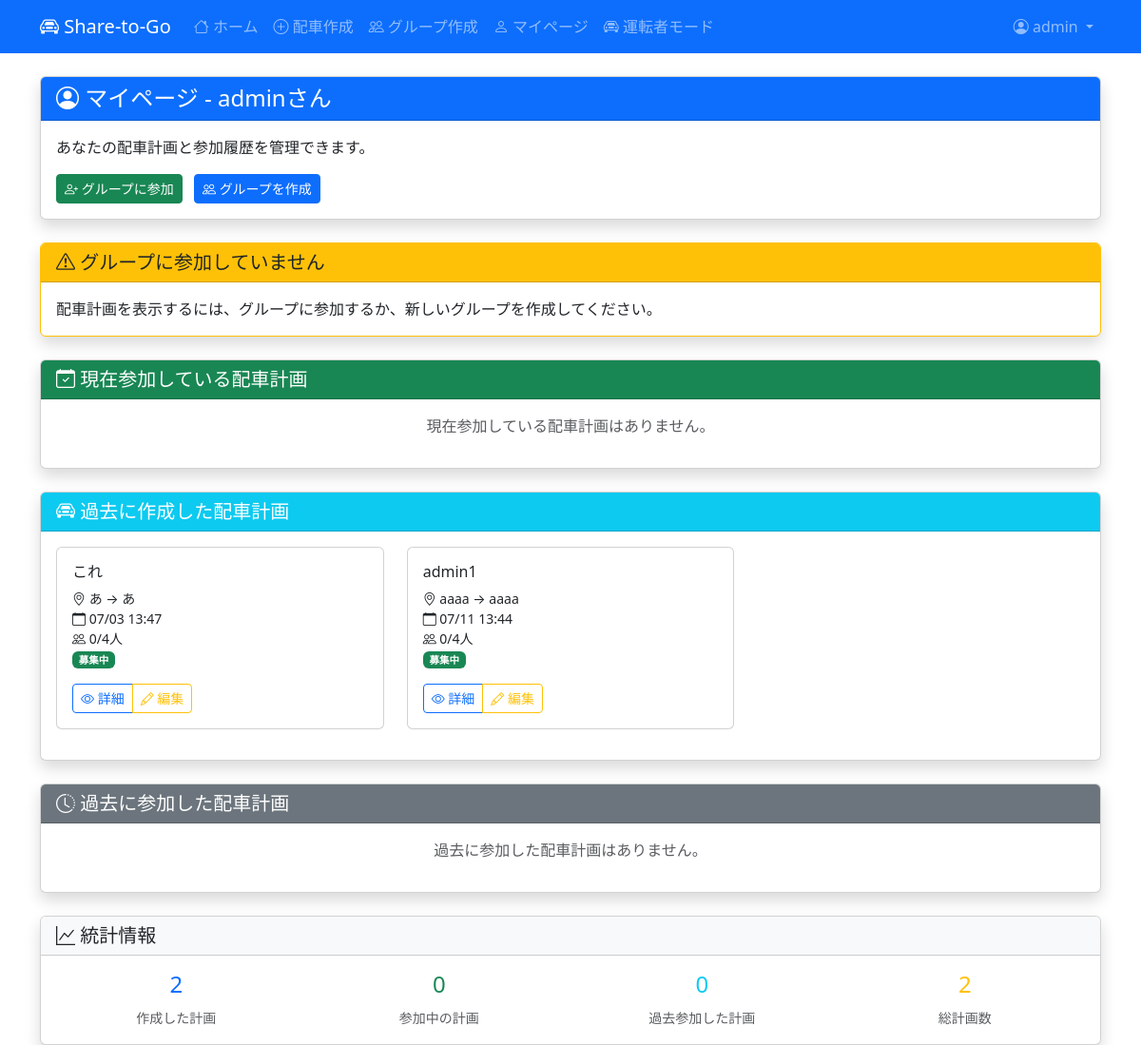
The app's page /profile/ (signed in), older data.
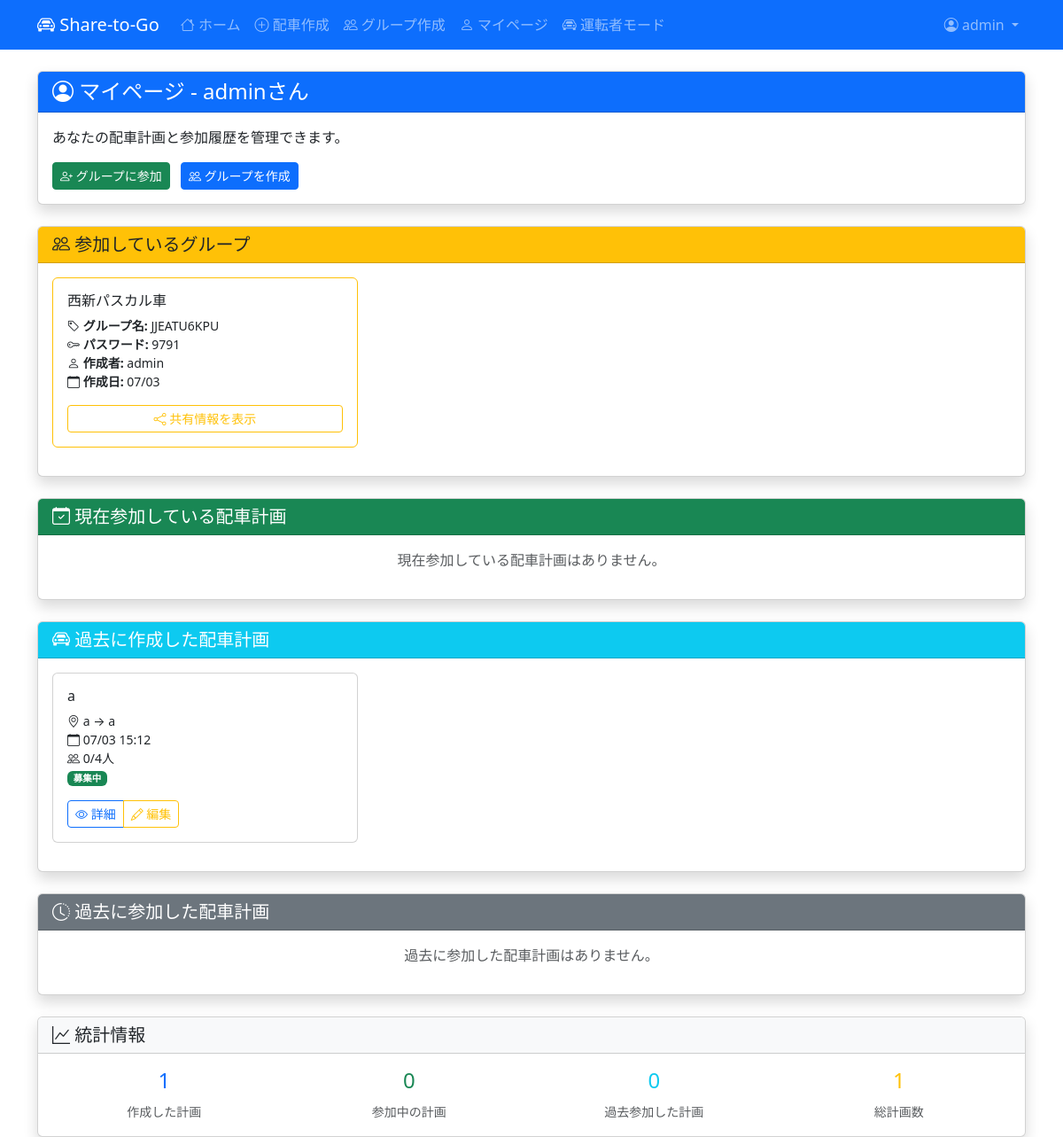
The same page, newer data.
### rides/models.py (models this page shows, shortened)
class RidePlan(models.Model):
    STATUS_CHOICES = [
        ('active', '募集中'),
        ('full', '定員満員'),
        ('cancelled', 'キャンセル'),
        ('completed', '完了'),
    ]
    creator = models.ForeignKey(User, on_delete=models.CASCADE, verbose_name="作成者")
    groups = models.ManyToManyField(Group, verbose_name="表示グループ", blank=True)
    title = models.CharField(max_length=100, verbose_name="タイトル")
    description = models.TextField(blank=True, null=True, verbose_name="説明")
    departure_location = models.CharField(max_length=100, verbose_name="出発地")
    destination = models.CharField(max_length=100, verbose_name="目的地")
    departure_time = models.DateTimeField(verbose_name="出発日時")
    deadline_time = models.DateTimeField(verbose_name="締切日時", blank=True, null=True)
    max_participants = models.PositiveIntegerField(verbose_name="最大参加者数", default=4)
    price_per_person = models.PositiveIntegerField(blank=True, null=True, verbose_name="一人あたりの料金")
    status = models.CharField(
        max_length=20,
        choices=STATUS_CHOICES,
        default='active',
        verbose_name="ステータス"
    )
    delay_minutes = models.PositiveIntegerField(default=0, verbose_name="遅延時間（分）")
    is_delayed = models.BooleanField(default=False, verbose_name="遅延中")
    delay_updated_at = models.DateTimeField(auto_now=True, verbose_name="遅延情報更新日時")
    delay_possibility = models.BooleanField(default=False, verbose_name="遅延の可能性あり")
    delay_possibility_updated_at = models.DateTimeField(auto_now=True, verbose_name="遅延可能性更新日時")
    created_at = models.DateTimeField(auto_now_add=True, verbose_name="作成日時")
    updated_at = models.DateTimeField(auto_now=True, verbose_name="更新日時")
    class Meta:
        verbose_name = "配車計画"
        verbose_name_plural = "配車計画"
        ordering = ['-created_at']
    @property
    def current_participants(self):
        return self.participation_set.filter(status='confirmed').count()

class Group(models.Model):
    name = models.CharField(max_length=10, unique=True, verbose_name="グループ名（英数字）")
    display_name = models.CharField(max_length=50, verbose_name="表示名（日本語）")
    password = models.CharField(max_length=4, verbose_name="パスワード")
    creator = models.ForeignKey(User, on_delete=models.CASCADE, verbose_name="作成者")
    created_at = models.DateTimeField(auto_now_add=True, verbose_name="作成日時")
    class Meta:
        verbose_name = "グループ"
        verbose_name_plural = "グループ"
        ordering = ['-created_at']

### rides/views.py (the view)
# urls.py: path('profile/', views.profile_view, name='profile'),
@login_required
def profile_view(request):
    created_rides = RidePlan.objects.filter(
        creator=request.user
    ).order_by('-created_at')
    participating_rides = RidePlan.objects.filter(
        participation__user=request.user,
        participation__status='confirmed'
    ).order_by('-departure_time')
    participating_participations = Participation.objects.filter(
        user=request.user,
        status='confirmed'
    ).select_related('ride_plan').order_by('-created_at')
    past_rides = RidePlan.objects.filter(
        creator=request.user,
        status__in=['completed', 'cancelled']
    ).order_by('-departure_time')
    past_participations = RidePlan.objects.filter(
        participation__user=request.user,
        participation__status='confirmed',
        status__in=['completed', 'cancelled']
    ).order_by('-departure_time')
    user_groups = Group.objects.filter(groupmembership__user=request.user).order_by('-created_at')
    context = {
        'created_rides': created_rides,
        'participating_rides': participating_rides,
        'participating_participations': participating_participations,
        'past_rides': past_rides,
        'past_participations': past_participations,
        'user_groups': user_groups,
    }
    return render(request, 'rides/profile.html', context)

### rides/templates/rides/profile.html (shortened to what the changed rows need)
{% extends 'rides/base.html' %}
{% block content %}
{% if user_groups %}
<div class="row mb-4">
    <div class="col-12">
        <div class="card shadow">
            <div class="card-header bg-warning text-dark">
                <h5 class="mb-0">
                    <i class="bi bi-people"></i> 参加しているグループ
                </h5>
            </div>
            <div class="card-body">
                <div class="row">
                    {% for group in user_groups %}
                        <div class="col-md-6 col-lg-4 mb-3">
                            <div class="card h-100 border-warning">
                                <div class="card-body">
                                    <h6 class="card-title">{{ group.display_name }}</h6>
                                    <p class="card-text small">
                                        <i class="bi bi-tag"></i> <strong>グループ名:</strong> {{ group.name }}<br>
                                        <i class="bi bi-key"></i> <strong>パスワード:</strong> {{ group.password }}<br>
                                        <i class="bi bi-person"></i> <strong>作成者:</strong> {{ group.creator.username }}<br>
                                        <i class="bi bi-calendar"></i> <strong>作成日:</strong> {{ group.created_at|date:"m/d" }}
                                    </p>
                                    <div class="d-grid gap-2">
                                        <button type="button" class="btn btn-outline-warning btn-sm"
                                                onclick="shareGroupInfo('{{ group.name }}', '{{ group.password }}', '{{ group.display_name }}')">
                                            <i class="bi bi-share"></i> 共有情報を表示
                                        </button>
                                    </div>
                                </div>
                            </div>
                        </div>
                    {% endfor %}
                </div>
            </div>
        </div>
    </div>
</div>
{% else %}
<div class="row mb-4">
    <div class="col-12">
        <div class="card shadow border-warning">
            <div class="card-header bg-warning text-dark">
                <h5 class="mb-0">
                    <i class="bi bi-exclamation-triangle"></i> グループに参加していません
                </h5>
            </div>
            <div class="card-body">
                <p class="mb-0">配車計画を表示するには、グループに参加するか、新しいグループを作成してください。</p>
            </div>
        </div>
    </div>
</div>
{% endif %}
<div class="row mb-4">
    <div class="col-12">
        <div class="card shadow">
            <div class="card-body">
                {% if created_rides %}
                    <div class="row">
                        {% for ride in created_rides %}
                            <div class="col-md-6 col-lg-4 mb-3">
                                <div class="card h-100">
                                    <div class="card-body">
                                        <h6 class="card-title">{{ ride.title }}</h6>
                                        <p class="card-text small">
                                            <i class="bi bi-geo-alt"></i> {{ ride.departure_location }} → {{ ride.destination }}<br>
                                            <i class="bi bi-calendar"></i> {{ ride.departure_time|date:"m/d H:i" }}<br>
                                            <i class="bi bi-people"></i> {{ ride.current_participants }}/{{ ride.max_participants }}人<br>
                                            <span class="badge bg-{% if ride.status == 'active' %}success{% elif ride.status == 'completed' %}primary{% elif ride.status == 'cancelled' %}danger{% else %}secondary{% endif %}">
                                                {{ ride.get_status_display }}
                                            </span>
                                        </p>
                                        <div class="btn-group btn-group-sm" role="group">
                                            <a href="{% url 'rides:ride_detail' ride.id %}" class="btn btn-outline-primary">
                                                <i class="bi bi-eye"></i> 詳細
                                            </a>
                                            {% if ride.status == 'active' %}
                                                <a href="{% url 'rides:edit_ride' ride.id %}" class="btn btn-outline-warning">
                                                    <i class="bi bi-pencil"></i> 編集
                                                </a>
                                            {% endif %}
                                        </div>
                                    </div>
                                </div>
                            </div>
                        {% endfor %}
                    </div>
                {% else %}
                    <p class="text-muted text-center">作成した配車計画はありません。</p>
                {% endif %}
            </div>
        </div>
    </div>
</div>
<div class="row mt-4">
    <div class="col-12">
        <div class="card shadow">
            <div class="card-body">
                <div class="row text-center">
                    <div class="col-md-3">
                        <h4 class="text-primary">{{ created_rides.count }}</h4>
                        <small class="text-muted">作成した計画</small>
                    </div>
                    <div class="col-md-3">
                        <h4 class="text-warning">{{ created_rides|length|add:participating_participations.count|add:past_participations.count }}</h4>
                        <small class="text-muted">総計画数</small>
                    </div>
                </div>
            </div>
        </div>
    </div>
</div>
{% endblock %}

Row changes from the older to the newer data that the page shows:
removed RidePlan: title "これ", departure_location "あ", destination "あ", departure_time "07/03 13:47", current_participants "0", max_participants "4", status "募集中", shows "編集"
removed RidePlan: title "admin1", departure_location "aaaa", destination "aaaa", departure_time "07/11 13:44", current_participants "0", max_participants "4", status "募集中", shows "編集"
added Group: display_name "西新パスカル車", name "JJEATU6KPU", password "9791", creator.username "admin", created_at "07/03"
added RidePlan: title "a", departure_location "a", destination "a", departure_time "07/03 15:12", current_participants "0", max_participants "4", status "募集中", shows "編集"
Text that changed along with them:
{{ created_rides.count }}: "2" → "1"
text no longer shown: "2 グループに参加していません 配車計画を表示するには、グループに参加するか、新しいグループを作成してください。"
text now shown: "参加しているグループ 1"
